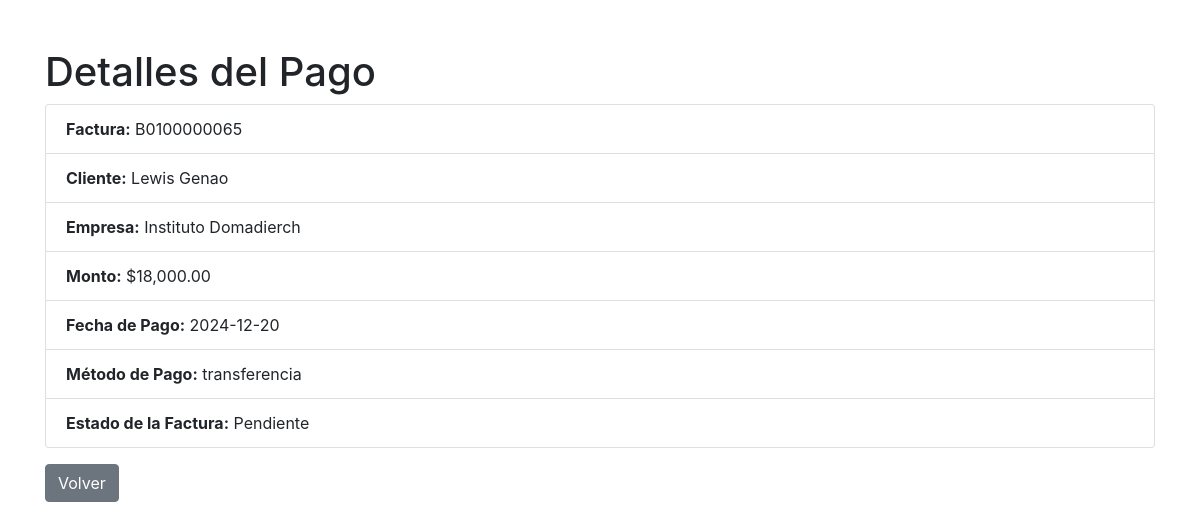
Page /ver_pago.php?id=17 on the committed database.
### tables this page shows
CREATE TABLE IF NOT EXISTS `pagos` (
  `id` int NOT NULL AUTO_INCREMENT,
  `factura_id` int NOT NULL,
  `monto` decimal(10,2) NOT NULL,
  `monto_real` decimal(10,2) NOT NULL,
  `fecha_pago` date NOT NULL,
  `metodo_pago` varchar(50) DEFAULT NULL,
  `a_quien_dirigida` varchar(255) NOT NULL,
  `beneficiario` varchar(255) NOT NULL,
  `cedula_beneficiario` varchar(20) NOT NULL,
  `concepto` varchar(255) NOT NULL,
  `condicion_comercial` enum('Persona Física','Simplificado','Informal') NOT NULL,
  `factura_beneficiario` varchar(255) DEFAULT NULL,
  PRIMARY KEY (`id`),
  KEY `factura_id` (`factura_id`),
  CONSTRAINT `pagos_ibfk_1` FOREIGN KEY (`factura_id`) REFERENCES `facturas` (`id`) ON DELETE CASCADE
);

CREATE TABLE IF NOT EXISTS `facturas` (
  `id` int NOT NULL AUTO_INCREMENT,
  `presupuesto_id` int NOT NULL,
  `cliente_id` int NOT NULL,
  `numero_factura` varchar(20) NOT NULL,
  `fecha_emision` date NOT NULL,
  `estado` enum('pagada','pendiente') DEFAULT 'pendiente',
  `total` decimal(10,2) NOT NULL,
  PRIMARY KEY (`id`),
  UNIQUE KEY `numero_factura` (`numero_factura`),
  KEY `presupuesto_id` (`presupuesto_id`),
  KEY `cliente_id` (`cliente_id`),
  CONSTRAINT `facturas_ibfk_1` FOREIGN KEY (`presupuesto_id`) REFERENCES `presupuesto` (`id`) ON DELETE CASCADE,
  CONSTRAINT `facturas_ibfk_2` FOREIGN KEY (`cliente_id`) REFERENCES `clientes` (`id`) ON DELETE CASCADE
);

CREATE TABLE IF NOT EXISTS `clientes` (
  `id` int NOT NULL AUTO_INCREMENT,
  `client_name` varchar(255) NOT NULL,
  `client_company` varchar(255) DEFAULT NULL,
  `client_email` varchar(255) NOT NULL,
  `client_phone` varchar(20) DEFAULT NULL,
  `created_at` timestamp NOT NULL DEFAULT CURRENT_TIMESTAMP,
  PRIMARY KEY (`id`)
);

### includes/database.php (called while the page is built, shortened)
<?php
class MySqli_DB {
    private $con;
    public function db_connect() {
        $this->con = mysqli_connect(DB_HOST, DB_USER, DB_PASS, DB_NAME);
    }
    public function prepare($sql) {
        return $this->con->prepare($sql);
    }
}
$db = new MySqli_DB();
?>

### ver_pago.php (the view, shortened to what this page needs)
<?php
require_once 'includes/load.php';
$id = (int)$_GET['id'];
$query = "SELECT p.*, f.numero_factura, c.client_name, c.client_company, f.estado
          FROM pagos p
          JOIN facturas f ON p.factura_id = f.id
          JOIN clientes c ON f.cliente_id = c.id
          WHERE p.id = ?";
$stmt = $db->prepare($query);
$stmt->bind_param("i", $id);
$stmt->execute();
$result = $stmt->get_result();
$pago = $result->fetch_assoc();
?>
<!DOCTYPE html>
<html lang="es">
<head>
    <link rel="stylesheet" href="https://maxcdn.bootstrapcdn.com/bootstrap/4.5.2/css/bootstrap.min.css">
</head>
<body>
<div class="container mt-5">
    <h1>Detalles del Pago</h1>
    <ul class="list-group">
        <li class="list-group-item"><strong>Factura:</strong> <?php echo $pago['numero_factura']; ?></li>
        <li class="list-group-item"><strong>Cliente:</strong> <?php echo $pago['client_name']; ?></li>
        <li class="list-group-item"><strong>Empresa:</strong> <?php echo $pago['client_company']; ?></li>
        <li class="list-group-item"><strong>Monto:</strong> $<?php echo number_format($pago['monto'], 2); ?></li>
        <li class="list-group-item"><strong>Fecha de Pago:</strong> <?php echo $pago['fecha_pago']; ?></li>
        <li class="list-group-item"><strong>Método de Pago:</strong> <?php echo $pago['metodo_pago'] ?? 'N/A'; ?></li>
        <li class="list-group-item"><strong>Estado de la Factura:</strong> <?php echo ucfirst($pago['estado']); ?></li>
    </ul>
    <a href="index_pagos.php" class="btn btn-secondary mt-3">Volver</a>
</div>
</body>
</html>

### rows in the picture
pagos: factura.numero_factura "B0100000065", clientes.client_name "Lewis Genao", clientes.client_company "Instituto Domadierch", monto "18,000.00", fecha_pago "2024-12-20", metodo_pago "transferencia", factura.estado "Pendiente"
